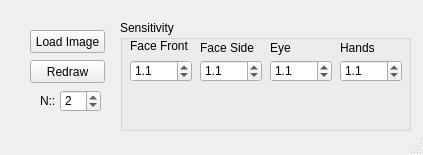
<?xml version="1.0" encoding="UTF-8"?>
<ui version="4.0">
 <class>MainWindow</class>
 <widget class="QMainWindow" name="MainWindow">
  <property name="geometry">
   <rect>
    <x>0</x>
    <y>0</y>
    <width>423</width>
    <height>155</height>
   </rect>
  </property>
  <property name="windowTitle">
   <string>MainWindow</string>
  </property>
  <property name="autoFillBackground">
   <bool>false</bool>
  </property>
  <widget class="QWidget" name="centralWidget">
   <property name="styleSheet">
    <string notr="true">background.color = rgb(108, 108, 108)</string>
   </property>
   <widget class="QPushButton" name="pushButton">
    <property name="geometry">
     <rect>
      <x>30</x>
      <y>30</y>
      <width>75</width>
      <height>23</height>
     </rect>
    </property>
    <property name="text">
     <string>Load Image</string>
    </property>
   </widget>
   <widget class="QGroupBox" name="groupBox">
    <property name="geometry">
     <rect>
      <x>120</x>
      <y>20</y>
      <width>291</width>
      <height>111</height>
     </rect>
    </property>
    <property name="title">
     <string>Sensitivity</string>
    </property>
    <widget class="QDoubleSpinBox" name="facefr">
     <property name="geometry">
      <rect>
       <x>10</x>
       <y>40</y>
       <width>62</width>
       <height>22</height>
      </rect>
     </property>
     <property name="decimals">
      <number>1</number>
     </property>
     <property name="minimum">
      <double>0.100000000000000</double>
     </property>
     <property name="maximum">
      <double>3.000000000000000</double>
     </property>
     <property name="singleStep">
      <double>0.100000000000000</double>
     </property>
     <property name="value">
      <double>1.100000000000000</double>
     </property>
    </widget>
    <widget class="QDoubleSpinBox" name="facesi">
     <property name="geometry">
      <rect>
       <x>80</x>
       <y>40</y>
       <width>62</width>
       <height>22</height>
      </rect>
     </property>
     <property name="decimals">
      <number>1</number>
     </property>
     <property name="minimum">
      <double>0.100000000000000</double>
     </property>
     <property name="maximum">
      <double>3.000000000000000</double>
     </property>
     <property name="singleStep">
      <double>0.100000000000000</double>
     </property>
     <property name="value">
      <double>1.100000000000000</double>
     </property>
    </widget>
    <widget class="QDoubleSpinBox" name="eyes">
     <property name="geometry">
      <rect>
       <x>150</x>
       <y>40</y>
       <width>62</width>
       <height>22</height>
      </rect>
     </property>
     <property name="decimals">
      <number>1</number>
     </property>
     <property name="minimum">
      <double>0.100000000000000</double>
     </property>
     <property name="maximum">
      <double>3.000000000000000</double>
     </property>
     <property name="singleStep">
      <double>0.100000000000000</double>
     </property>
     <property name="value">
      <double>1.100000000000000</double>
     </property>
    </widget>
    <widget class="QLabel" name="label">
     <property name="geometry">
      <rect>
       <x>10</x>
       <y>16</y>
       <width>61</width>
       <height>20</height>
      </rect>
     </property>
     <property name="text">
      <string>Face Front</string>
     </property>
    </widget>
    <widget class="QLabel" name="label_2">
     <property name="geometry">
      <rect>
       <x>80</x>
       <y>20</y>
       <width>61</width>
       <height>16</height>
      </rect>
     </property>
     <property name="text">
      <string>&lt;html&gt;&lt;head/&gt;&lt;body&gt;&lt;p&gt;Face Side&lt;/p&gt;&lt;/body&gt;&lt;/html&gt;</string>
     </property>
    </widget>
    <widget class="QLabel" name="label_3">
     <property name="geometry">
      <rect>
       <x>150</x>
       <y>20</y>
       <width>61</width>
       <height>16</height>
      </rect>
     </property>
     <property name="text">
      <string>Eye</string>
     </property>
    </widget>
    <widget class="QDoubleSpinBox" name="hands">
     <property name="geometry">
      <rect>
       <x>220</x>
       <y>40</y>
       <width>62</width>
       <height>22</height>
      </rect>
     </property>
     <property name="decimals">
      <number>1</number>
     </property>
     <property name="minimum">
      <double>0.100000000000000</double>
     </property>
     <property name="maximum">
      <double>3.000000000000000</double>
     </property>
     <property name="singleStep">
      <double>0.100000000000000</double>
     </property>
     <property name="value">
      <double>1.100000000000000</double>
     </property>
    </widget>
    <widget class="QLabel" name="label_5">
     <property name="geometry">
      <rect>
       <x>220</x>
       <y>20</y>
       <width>61</width>
       <height>16</height>
      </rect>
     </property>
     <property name="text">
      <string>Hands</string>
     </property>
    </widget>
    <widget class="QLabel" name="label_6">
     <property name="geometry">
      <rect>
       <x>10</x>
       <y>80</y>
       <width>271</width>
       <height>31</height>
      </rect>
     </property>
     <property name="text">
      <string/>
     </property>
    </widget>
   </widget>
   <widget class="QPushButton" name="pushButton_2">
    <property name="geometry">
     <rect>
      <x>30</x>
      <y>60</y>
      <width>75</width>
      <height>23</height>
     </rect>
    </property>
    <property name="text">
     <string>Redraw</string>
    </property>
   </widget>
   <widget class="QSpinBox" name="neighbors">
    <property name="geometry">
     <rect>
      <x>60</x>
      <y>90</y>
      <width>41</width>
      <height>22</height>
     </rect>
    </property>
    <property name="value">
     <number>2</number>
    </property>
   </widget>
   <widget class="QLabel" name="label_4">
    <property name="geometry">
     <rect>
      <x>40</x>
      <y>90</y>
      <width>31</width>
      <height>21</height>
     </rect>
    </property>
    <property name="text">
     <string>N::</string>
    </property>
   </widget>
  </widget>
  <widget class="QStatusBar" name="statusBar"/>
 </widget>
 <layoutdefault spacing="6" margin="11"/>
 <resources/>
 <connections/>
</ui>
